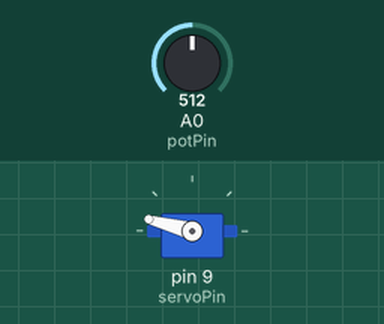
Recording of a sketch running on a simulated Arduino Uno, built with avr-gcc and run on an emulated ATmega328P. Shown: servo. Wiring (inferred from the names in the program): servo: signal pin 9. The test bench sets the inputs (shaded band); at power-on: A0 (potPin) = 512. Servo pulses on a pin are drawn as a servo (544–2400 µs = 0–180°).

Above: at 1.2 s.
1.3 s: A0 (potPin) set to 365
At 2.2 s:
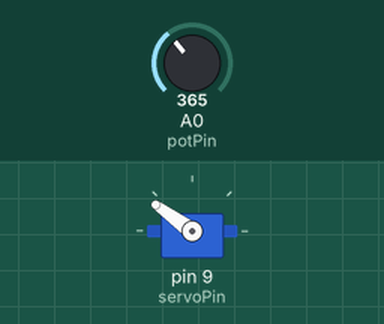
2.8 s: A0 (potPin) set to 306
At 3.8 s:
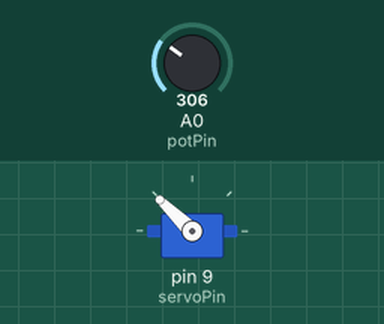
4.3 s: A0 (potPin) set to 122
At 5.2 s:
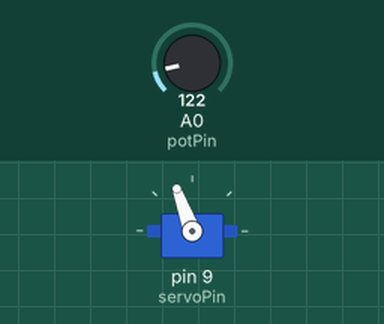
5.8 s: A0 (potPin) set to 0
At 6.6 s:
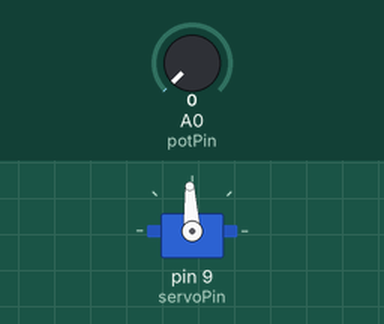
7.3 s: A0 (potPin) set to 716
At 8.2 s:
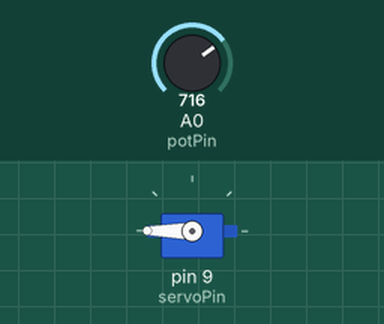
8.8 s: A0 (potPin) set to 511
At 9.7 s:
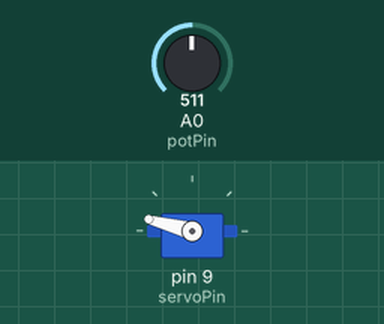
Timing chart, 0 to 11.3 s (numbered marks = the images above; inputs shaded):
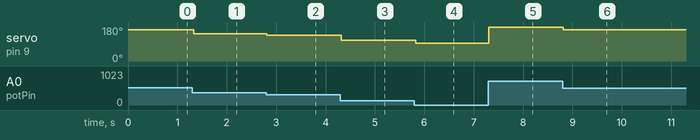

The sketch:

LAB_week_8_Timer.ino
```cpp
const int servoPin = 9;           /* Servo control pin */
const int potPin = A0;            /* Potentiometer connected to analog pin A0 */
const int periodTicks = 5000;     /* 20 ms = 5000 ticks (fixed for servo control) */
const int minPulseWidthTicks = 375;  /* 1 ms pulse width = 375 ticks */
const int maxPulseWidthTicks = 750;  /* 2 ms pulse width = 750 ticks */

void setup() {
  Serial.begin(9600);
  pinMode(servoPin, OUTPUT);

  /* Set Timer1 to Normal Mode */
  TCCR1A = 0;
  TCCR1B = 0;
  TCCR1B |= 0b00000011;             /* prescaler = 64 */

  TCNT1 = 0;  /* initially reset counter */
}

void loop() {
  int potValue = analogRead(potPin);  // Read the potentiometer value (0-1023)

  // Map the potentiometer value to pulse width (375 to 750 ticks)
  int pulseWidthTicks = map(potValue, 0, 1023, minPulseWidthTicks, maxPulseWidthTicks);

  TCNT1 = 0;                        /* Start timer from 0 (TCNT1 = 0) */
  digitalWrite(servoPin, HIGH);

  while (TCNT1 < pulseWidthTicks) {  /* Wait until the mapped pulse width is reached */
    // Serial.println("high1");      // You can remove this line if you don't want to flood the serial monitor
  }

  digitalWrite(servoPin, LOW);

  while (TCNT1 < periodTicks) {      /* Wait until the full 20 ms period is complete */
    // Serial.println("low1");       // You can remove this line as well
  }

  delay(10);  // Small delay for stability (you can adjust this value if needed)
}
```

Measured:
- after the input at 1.3 s, servo on pin 9 (servoPin): 165° → 144° at once
- after the input at 2.8 s, servo on pin 9 (servoPin): 144° → 136° at once
- after the input at 4.3 s, servo on pin 9 (servoPin): 136° → 110° at once
- after the input at 5.8 s, servo on pin 9 (servoPin): 110° → 93° at once
- after the input at 7.3 s, servo on pin 9 (servoPin): 93° → 180° at once
- after the input at 8.8 s, servo on pin 9 (servoPin): 180° → 165° at once
